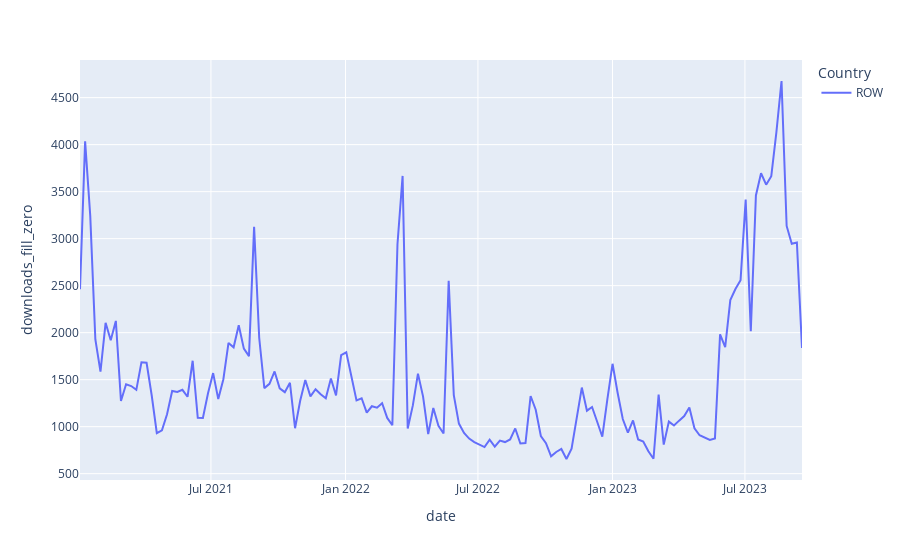

Source (notebook cell):
### Code cell
px.line(data_frame=df_organic_ios_weekly,
        x="date",
        y="downloads_fill_zero",
        color="Country")

### Figure 1 — Plotly figure (JSON) as saved in the notebook; plotly's stock layout.template omitted (floating-point values rounded to 4 significant figures; data arrays with more than 128 entries replaced by an {"elided": "..."} marker saying what was removed)
{"data": [{"hovertemplate": "Country=ROW<br>date=%{x}<br>downloads_fill_zero=%{y}<extra></extra>", "legendgroup": "ROW", "line": {"color": "#636efa", "dash": "solid"}, "marker": {"symbol": "circle"}, "mode": "lines", "name": "ROW", "orientation": "v", "showlegend": true, "type": "scatter", "x": {"elided": "142 str values"}, "xaxis": "x", "y": {"elided": "142 int values"}, "yaxis": "y"}], "layout": {"legend": {"title": {"text": "Country"}, "tracegroupgap": 0}, "margin": {"t": 60}, "xaxis": {"anchor": "y", "domain": [0, 1], "title": {"text": "date"}}, "yaxis": {"anchor": "x", "domain": [0, 1], "title": {"text": "downloads_fill_zero"}}}}
